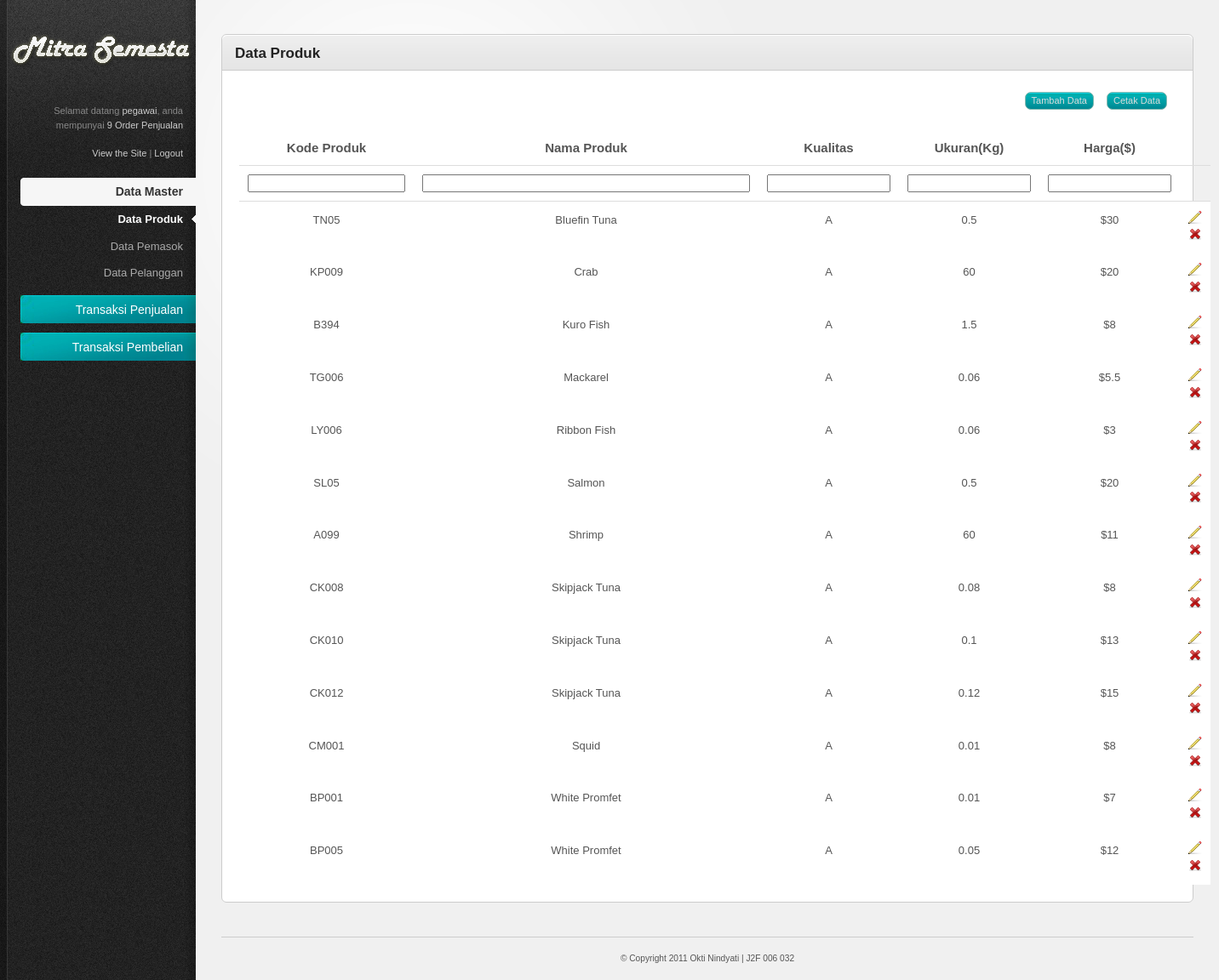
The app's page /index.php/admin/produk (signed in) with its own data.
### tables this page shows
CREATE TABLE IF NOT EXISTS `produk` (
  `KodeProduk` varchar(7) NOT NULL,
  `NamaProduk` varchar(20) NOT NULL,
  `Kualitas` enum('A','B') DEFAULT NULL,
  `Berat` double NOT NULL,
  `HargaKiloan` double NOT NULL,
  `NamaFoto` varchar(30) NOT NULL,
  PRIMARY KEY (`KodeProduk`)
);

### system/application/controllers/admin/produk.php (called while the page is built, shortened)
<?php
Class Produk extends Controller{
	function Produk(){
		if(isset($_SESSION["username"]) && $_SESSION['level']=='Pegawai'){
			$this->load->model(array('produk_model','penjualan_model'));
		}else{
			redirect('home');
		}
	}
	function index(){
		$data['judul'] = "Data Produk";
		$result = $this->produk_model->get_daftar_produk();
		$subdata['result_produk'] = $result;
		$data['content'] = $this->load->view('admin/produk_view',$subdata,TRUE);
		$this->load->view("template_admin/template",$data);
	}
}

### system/codeigniter/CodeIgniter.php (called while the page is built, shortened)
<?php  if ( ! defined('BASEPATH')) exit('No direct script access allowed');
$EXT =& load_class('Hooks');
$EXT->_call_hook('pre_system');
$URI =& load_class('URI');
$RTR =& load_class('Router');
$method = $RTR->fetch_method();
$EXT->_call_hook('pre_controller');
$CI = new $class();
if ($RTR->scaffolding_request === TRUE)
{
	if ($EXT->_call_hook('scaffolding_override') === FALSE)
	{
		$CI->_ci_scaffolding();
	}
}
else
{
	if (method_exists($CI, '_remap'))
	{
		$CI->_remap($method);
	}
	else
	{
		call_user_func_array(array(&$CI, $method), array_slice($URI->rsegments, 2));
	}
}

### index.php (called while the page is built, shortened)
<?php
require_once BASEPATH.'codeigniter/CodeIgniter'.EXT;

### system/codeigniter/Base5.php (called while the page is built)
<?php  if ( ! defined('BASEPATH')) exit('No direct script access allowed');
class CI_Base {
	private static $instance;
	public function CI_Base()
	{
		self::$instance =& $this;
	}
	public static function &get_instance()
	{
		return self::$instance;
	}
}
function &get_instance()
{
	return CI_Base::get_instance();
}

### system/application/models/produk_model.php (called while the page is built, shortened)
<?php
Class Produk_model extends Model{
	function get_daftar_produk(){
		$this->db->order_by('NamaProduk','asc');
		$query = $this->db->get('produk');
		if ($query->num_rows()>0){
			return $query->result();
		}else{
			return false;
		}
	}
}

### system/application/views/admin/produk_view.php (the view, shortened to what this page needs)
<div style="float:right;margin:5px 10px 25px 5px"><a class="button" href="<?=site_url("admin/produk/cetak_produk/") ?>" target="_blank" title="Cetak data produk">Cetak Data</a></div>
<div style="float:right;margin:5px 10px 25px 5px"><a class="button" href="<?=site_url("admin/produk/add_produk/") ?>" title="Tambah data produk">Tambah Data</a></div>
	<div class="tab-content default-tab" id="tab1">
		<table width="100%">
			<thead>
				<tr>
				   <th width="150px"><center>Kode Produk</center></th>
				   <th width="300px"><center>Nama Produk</center></th>
				   <th width="100px"><center>Kualitas</center></th>
				   <th width="100px"><center>Ukuran(Kg)</center></th>
				   <th width="100px"><center>Harga($)</center></th>
				   <th></th>
				</tr>
				<tr>
				   <th><center><input type="text" size="20px" name="KodeProduk" class="input_filter" rel="KodeProduk" id="KodeProduk" value=""></center></th>
				   <th><center><input type="text" size="45px" name="NamaProduk" class="input_filter" rel="NamaProduk" id="NamaProduk" value=""></center></th>
				   <th><center><input type="text" size="15px" name="Kualitas" class="input_filter" rel="Kualitas" id="Kualitas" value=""></center></th>
				   <th><center><input type="text" size="15px" name="Ukuran" class="input_filter" rel="Berat" id="Berat" value=""></center></th>
				   <th><center><input type="text" size="15px" name="Harga" class="input_filter" rel="HargaKiloan" id="HargaKiloan" value=""></center></th>
				   <th></th>
				</tr>
			</thead>
			<tbody>
					<?php if($result_produk){
						foreach($result_produk as $num_row => $row)
					{?>
				<tr>
					<td><center><?=$row->KodeProduk;?></center></td>
					<td><center><?=$row->NamaProduk;?></center></td>
					<td><center><?=$row->Kualitas;?></center></td>
					<td><center><?=$row->Berat;?></center></td>
					<td><center>$<?=$row->HargaKiloan;?></center></td>
					<td>
					<center>
						 <a href="<?=site_url("admin/produk/edit_produk/".$row->KodeProduk)?>" title="Edit"><img src="<?=base_url()?>system/application/views/template_admin/resources/images/icons/pencil.png" alt="Edit" /></a>
						 <a href="<?=site_url("admin/produk/delete_produk/".$row->KodeProduk)?>" title="Hapus" class="delete"><img src="<?=base_url()?>system/application/views/template_admin/resources/images/icons/cross.png" alt="Delete" /></a>
					</center>
					</td>
				</tr>
				<?php
				};
				}
				?>
			</tbody>
		</table>
	</div>

### system/application/views/template_admin/resources/css/style.css (style rules this page uses)
html { font-size: 100%; height: 100%; margin-bottom: 1px; }
body { font-family: Arial, Helvetica, sans-serif; color: #555; background: #f0f0f0 url('../images/bg-body.gif') top left repeat-y; font-size: 12px; }
a { color: #84bab2; text-decoration: none; }
.button { font-family: Verdana, Arial, sans-serif; display: inline-block; background: #3e4e5a url('../images/bg-button-blue.jpg') top left repeat-x !important; border: 1px solid #84bab2 !important; padding: 4px 7px 4px 7px !important; color: #ddd !important; font-size: 11px !important; cursor: pointer; }
#main-content table { border-collapse: collapse; }
#main-content table thead th { font-weight: bold; font-size: 15px; border-bottom: 1px solid #ddd; }
#main-content tbody tr { background: #fff; }
#main-content tbody tr.alt-row { background: #ffffff; }
#main-content table td, #main-content table th { padding: 10px; line-height: 1.3em; }

### system/application/views/template_admin/resources/css/invalid.css (style rules this page uses)
.button, #main-content table tfoot td .bulk-actions select, .pagination a.number, form input.text-input, form textarea, form .wysiwyg, form select { -moz-border-radius: 7px; -webkit-border-radius: 7px; border-radius: 7px; }

### records on screen
produk: KodeProduk "TN05", NamaProduk "Bluefin Tuna", Kualitas "A", Berat "0.5", HargaKiloan "30"
produk: KodeProduk "KP009", NamaProduk "Crab", Kualitas "A", Berat "60", HargaKiloan "20"
produk: KodeProduk "B394", NamaProduk "Kuro Fish", Kualitas "A", Berat "1.5", HargaKiloan "8"
produk: KodeProduk "TG006", NamaProduk "Mackarel", Kualitas "A", Berat "0.06", HargaKiloan "5.5"
produk: KodeProduk "LY006", NamaProduk "Ribbon Fish", Kualitas "A", Berat "0.06", HargaKiloan "3"
produk: KodeProduk "SL05", NamaProduk "Salmon", Kualitas "A", Berat "0.5", HargaKiloan "20"
produk: KodeProduk "A099", NamaProduk "Shrimp", Kualitas "A", Berat "60", HargaKiloan "11"
produk: KodeProduk "CK008", NamaProduk "Skipjack Tuna", Kualitas "A", Berat "0.08", HargaKiloan "8"
produk: KodeProduk "CK010", NamaProduk "Skipjack Tuna", Kualitas "A", Berat "0.1", HargaKiloan "13"
produk: KodeProduk "CK012", NamaProduk "Skipjack Tuna", Kualitas "A", Berat "0.12", HargaKiloan "15"
produk: KodeProduk "CM001", NamaProduk "Squid", Kualitas "A", Berat "0.01", HargaKiloan "8"
produk: KodeProduk "BP001", NamaProduk "White Promfet", Kualitas "A", Berat "0.01", HargaKiloan "7"
produk: KodeProduk "BP005", NamaProduk "White Promfet", Kualitas "A", Berat "0.05", HargaKiloan "12"

### other values on screen
$_SESSION['username'] "pegawai"
$this->penjualan_model->count_row_penjualan('Pesan') "9"
$judul "Data Produk"
